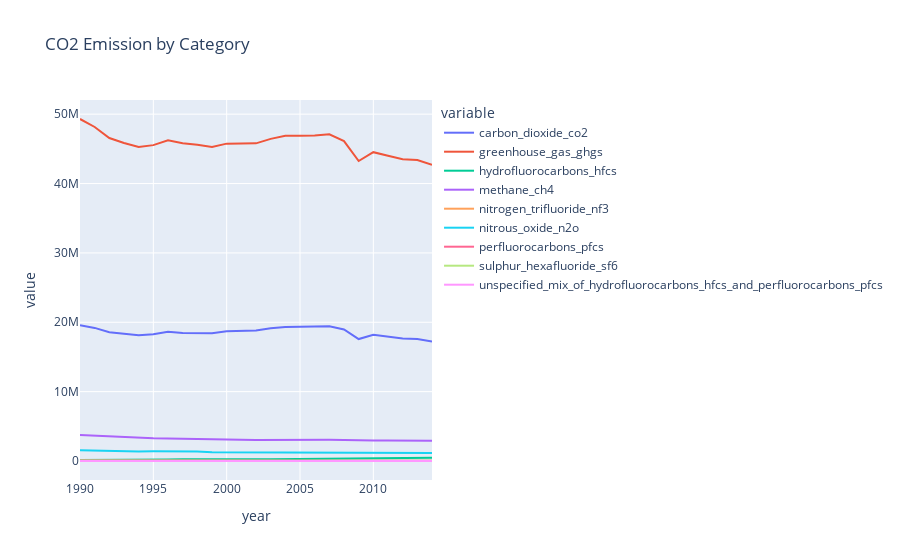

Write notebook code for a chart like this one.
### Code cell
fig = px.line(df_grouped_by_category, 
              x='year', 
              y=df_grouped_by_category.columns[1:],
              title="CO2 Emission by Category")
fig.show()

### Figure 1 — Plotly figure (JSON) as saved in the notebook; plotly's stock layout.template omitted (floating-point values rounded to 4 significant figures)
{"data": [{"hovertemplate": "variable=carbon_dioxide_co2<br>year=%{x}<br>value=%{y}<extra></extra>", "legendgroup": "carbon_dioxide_co2", "line": {"color": "#636efa", "dash": "solid"}, "marker": {"symbol": "circle"}, "mode": "lines", "name": "carbon_dioxide_co2", "orientation": "v", "showlegend": true, "type": "scatter", "x": [1990, 1991, 1992, 1993, 1994, 1995, 1996, 1997, 1998, 1999, 2000, 2001, 2002, 2003, 2004, 2005, 2006, 2007, 2008, 2009, 2010, 2011, 2012, 2013, 2014], "xaxis": "x", "y": [19580000.0, 19190000.0, 18570000.0, 18330000.0, 18150000.0, 18260000.0, 18620000.0, 18470000.0, 18420000.0, 18430000.0, 18710000.0, 18780000.0, 18800000.0, 19130000.0, 19310000.0, 19350000.0, 19370000.0, 19440000.0, 18970000.0, 17580000.0, 18200000.0, 17910000.0, 17650000.0, 17580000.0, 17210000.0], "yaxis": "y"}, {"hovertemplate": "variable=greenhouse_gas_ghgs<br>year=%{x}<br>value=%{y}<extra></extra>", "legendgroup": "greenhouse_gas_ghgs", "line": {"color": "#EF553B", "dash": "solid"}, "marker": {"symbol": "circle"}, "mode": "lines", "name": "greenhouse_gas_ghgs", "orientation": "v", "showlegend": true, "type": "scatter", "x": [1990, 1991, 1992, 1993, 1994, 1995, 1996, 1997, 1998, 1999, 2000, 2001, 2002, 2003, 2004, 2005, 2006, 2007, 2008, 2009, 2010, 2011, 2012, 2013, 2014], "xaxis": "x", "y": [49300000.0, 48150000.0, 46560000.0, 45850000.0, 45260000.0, 45540000.0, 46220000.0, 45810000.0, 45590000.0, 45270000.0, 45750000.0, 45790000.0, 45790000.0, 46440000.0, 46890000.0, 46880000.0, 46920000.0, 47100000.0, 46120000.0, 43240000.0, 44520000.0, 44010000.0, 43500000.0, 43390000.0, 42710000.0], "yaxis": "y"}, {"hovertemplate": "variable=hydrofluorocarbons_hfcs<br>year=%{x}<br>value=%{y}<extra></extra>", "legendgroup": "hydrofluorocarbons_hfcs", "line": {"color": "#00cc96", "dash": "solid"}, "marker": {"symbol": "circle"}, "mode": "lines", "name": "hydrofluorocarbons_hfcs", "orientation": "v", "showlegend": true, "type": "scatter", "x": [1990, 1991, 1992, 1993, 1994, 1995, 1996, 1997, 1998, 1999, 2000, 2001, 2002, 2003, 2004, 2005, 2006, 2007, 2008, 2009, 2010, 2011, 2012, 2013, 2014], "xaxis": "x", "y": [158800.0, 154000.0, 158700.0, 154800.0, 169200.0, 201600.0, 221600.0, 252000.0, 277600.0, 260300.0, 270800.0, 261400.0, 267600.0, 269400.0, 288000.0, 305200.0, 319100.0, 345500.0, 369500.0, 374800.0, 407800.0, 420000.0, 438700.0, 453800.0, 472900.0], "yaxis": "y"}, {"hovertemplate": "variable=methane_ch4<br>year=%{x}<br>value=%{y}<extra></extra>", "legendgroup": "methane_ch4", "line": {"color": "#ab63fa", "dash": "solid"}, "marker": {"symbol": "circle"}, "mode": "lines", "name": "methane_ch4", "orientation": "v", "showlegend": true, "type": "scatter", "x": [1990, 1991, 1992, 1993, 1994, 1995, 1996, 1997, 1998, 1999, 2000, 2001, 2002, 2003, 2004, 2005, 2006, 2007, 2008, 2009, 2010, 2011, 2012, 2013, 2014], "xaxis": "x", "y": [3745000.0, 3634000.0, 3506000.0, 3404000.0, 3314000.0, 3274000.0, 3242000.0, 3188000.0, 3127000.0, 3086000.0, 3068000.0, 3067000.0, 3045000.0, 3067000.0, 3063000.0, 3064000.0, 3056000.0, 3051000.0, 3035000.0, 2968000.0, 2959000.0, 2953000.0, 2950000.0, 2933000.0, 2927000.0], "yaxis": "y"}, {"hovertemplate": "variable=nitrogen_trifluoride_nf3<br>year=%{x}<br>value=%{y}<extra></extra>", "legendgroup": "nitrogen_trifluoride_nf3", "line": {"color": "#FFA15A", "dash": "solid"}, "marker": {"symbol": "circle"}, "mode": "lines", "name": "nitrogen_trifluoride_nf3", "orientation": "v", "showlegend": true, "type": "scatter", "x": [1990, 1991, 1992, 1993, 1994, 1995, 1996, 1997, 1998, 1999, 2000, 2001, 2002, 2003, 2004, 2005, 2006, 2007, 2008, 2009, 2010, 2011, 2012, 2013, 2014], "xaxis": "x", "y": [128.7, 132.1, 135.9, 162.9, 207.9, 373.3, 425.8, 477.6, 526.3, 526.0, 623.6, 589.1, 1096.0, 1126.0, 1184.0, 2058.0, 2077.0, 2111.0, 2067.0, 1798.0, 2179.0, 2491.0, 2074.0, 2099.0, 1470.0], "yaxis": "y"}, {"hovertemplate": "variable=nitrous_oxide_n2o<br>year=%{x}<br>value=%{y}<extra></extra>", "legendgroup": "nitrous_oxide_n2o", "line": {"color": "#19d3f3", "dash": "solid"}, "marker": {"symbol": "circle"}, "mode": "lines", "name": "nitrous_oxide_n2o", "orientation": "v", "showlegend": true, "type": "scatter", "x": [1990, 1991, 1992, 1993, 1994, 1995, 1996, 1997, 1998, 1999, 2000, 2001, 2002, 2003, 2004, 2005, 2006, 2007, 2008, 2009, 2010, 2011, 2012, 2013, 2014], "xaxis": "x", "y": [1556000.0, 1494000.0, 1445000.0, 1418000.0, 1387000.0, 1408000.0, 1422000.0, 1394000.0, 1368000.0, 1279000.0, 1275000.0, 1258000.0, 1237000.0, 1230000.0, 1273000.0, 1222000.0, 1215000.0, 1222000.0, 1180000.0, 1150000.0, 1146000.0, 1145000.0, 1137000.0, 1135000.0, 1139000.0], "yaxis": "y"}, {"hovertemplate": "variable=perfluorocarbons_pfcs<br>year=%{x}<br>value=%{y}<extra></extra>", "legendgroup": "perfluorocarbons_pfcs", "line": {"color": "#FF6692", "dash": "solid"}, "marker": {"symbol": "circle"}, "mode": "lines", "name": "perfluorocarbons_pfcs", "orientation": "v", "showlegend": true, "type": "scatter", "x": [1990, 1991, 1992, 1993, 1994, 1995, 1996, 1997, 1998, 1999, 2000, 2001, 2002, 2003, 2004, 2005, 2006, 2007, 2008, 2009, 2010, 2011, 2012, 2013, 2014], "xaxis": "x", "y": [115200.0, 109200.0, 95960.0, 95230.0, 92300.0, 94520.0, 93340.0, 89010.0, 82660.0, 76290.0, 70050.0, 56610.0, 59070.0, 51240.0, 47070.0, 43530.0, 39410.0, 37310.0, 31650.0, 21680.0, 22830.0, 24990.0, 22700.0, 22630.0, 20700.0], "yaxis": "y"}, {"hovertemplate": "variable=sulphur_hexafluoride_sf6<br>year=%{x}<br>value=%{y}<extra></extra>", "legendgroup": "sulphur_hexafluoride_sf6", "line": {"color": "#B6E880", "dash": "solid"}, "marker": {"symbol": "circle"}, "mode": "lines", "name": "sulphur_hexafluoride_sf6", "orientation": "v", "showlegend": true, "type": "scatter", "x": [1990, 1991, 1992, 1993, 1994, 1995, 1996, 1997, 1998, 1999, 2000, 2001, 2002, 2003, 2004, 2005, 2006, 2007, 2008, 2009, 2010, 2011, 2012, 2013, 2014], "xaxis": "x", "y": [72610.0, 73990.0, 74130.0, 74720.0, 75100.0, 77180.0, 77200.0, 70280.0, 65050.0, 55980.0, 51110.0, 47400.0, 43980.0, 42210.0, 40930.0, 39150.0, 37260.0, 33550.0, 30580.0, 26610.0, 26940.0, 26870.0, 29460.0, 27550.0, 23320.0], "yaxis": "y"}, {"hovertemplate": "variable=unspecified_mix_of_hydrofluorocarbons_hfcs_and_perfluorocarbons_pfcs<br>year=%{x}<br>value=%{y}<extra></extra>", "legendgroup": "unspecified_mix_of_hydrofluorocarbons_hfcs_and_perfluorocarbons_pfcs", "line": {"color": "#FF97FF", "dash": "solid"}, "marker": {"symbol": "circle"}, "mode": "lines", "name": "unspecified_mix_of_hydrofluorocarbons_hfcs_and_perfluorocarbons_pfcs", "orientation": "v", "showlegend": true, "type": "scatter", "x": [1990, 1991, 1992, 1993, 1994, 1995, 1996, 1997, 1998, 1999, 2000, 2001, 2002, 2003, 2004, 2005, 2006, 2007, 2008, 2009, 2010, 2011, 2012, 2013, 2014], "xaxis": "x", "y": [11700.0, 11040.0, 11020.0, 11020.0, 11570.0, 13310.0, 11890.0, 12320.0, 12690.0, 12490.0, 8523.0, 7881.0, 8429.0, 7218.0, 7313.0, 7701.0, 7740.0, 7728.0, 8566.0, 9583.0, 8495.0, 8532.0, 8949.0, 9381.0, 9754.0], "yaxis": "y"}], "layout": {"legend": {"title": {"text": "variable"}, "tracegroupgap": 0}, "title": {"text": "CO2 Emission by Category"}, "xaxis": {"anchor": "y", "domain": [0, 1], "title": {"text": "year"}}, "yaxis": {"anchor": "x", "domain": [0, 1], "title": {"text": "value"}}}}
